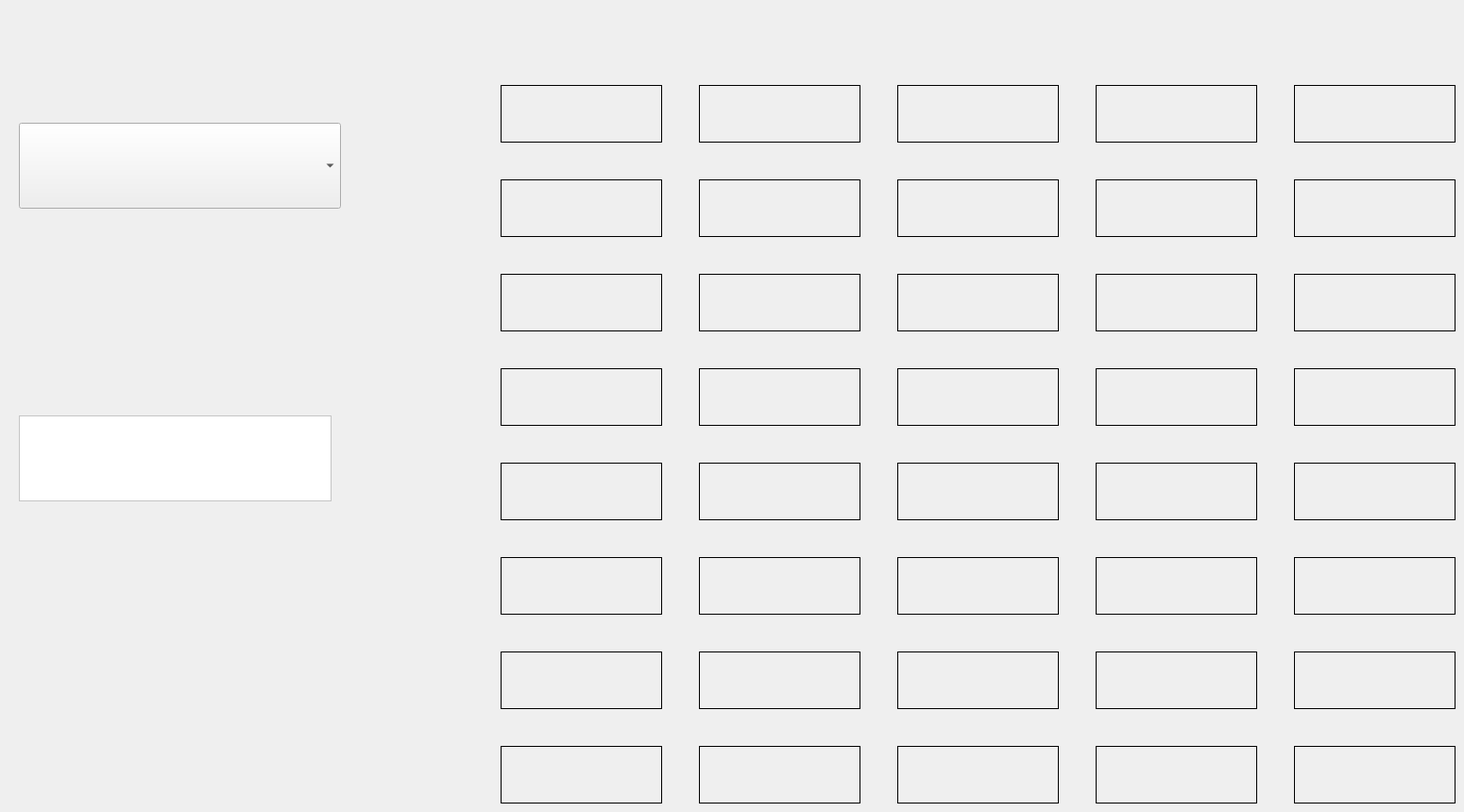
     <widget class="QWidget" name="language_tab">
      <attribute name="title">
       <string>Languages</string>
      </attribute>
      <widget class="QLabel" name="label_489">
       <property name="geometry">
        <rect>
         <x>530</x>
         <y>90</y>
         <width>171</width>
         <height>61</height>
        </rect>
       </property>
       <property name="frameShape">
        <enum>QFrame::Panel</enum>
       </property>
       <property name="text">
        <string/>
       </property>
       <property name="scaledContents">
        <bool>true</bool>
       </property>
      </widget>
      <widget class="QLabel" name="label_490">
       <property name="geometry">
        <rect>
         <x>530</x>
         <y>190</y>
         <width>171</width>
         <height>61</height>
        </rect>
       </property>
       <property name="frameShape">
        <enum>QFrame::Panel</enum>
       </property>
       <property name="text">
        <string/>
       </property>
       <property name="scaledContents">
        <bool>true</bool>
       </property>
      </widget>
      <widget class="QLabel" name="label_491">
       <property name="geometry">
        <rect>
         <x>530</x>
         <y>290</y>
         <width>171</width>
         <height>61</height>
        </rect>
       </property>
       <property name="frameShape">
        <enum>QFrame::Panel</enum>
       </property>
       <property name="text">
        <string/>
       </property>
       <property name="scaledContents">
        <bool>true</bool>
       </property>
      </widget>
      <widget class="QLabel" name="label_492">
       <property name="geometry">
        <rect>
         <x>530</x>
         <y>390</y>
         <width>171</width>
         <height>61</height>
        </rect>
       </property>
       <property name="frameShape">
        <enum>QFrame::Panel</enum>
       </property>
       <property name="text">
        <string/>
       </property>
       <property name="scaledContents">
        <bool>true</bool>
       </property>
      </widget>
      <widget class="QLabel" name="label_493">
       <property name="geometry">
        <rect>
         <x>740</x>
         <y>290</y>
         <width>171</width>
         <height>61</height>
        </rect>
       </property>
       <property name="frameShape">
        <enum>QFrame::Panel</enum>
       </property>
       <property name="text">
        <string/>
       </property>
       <property name="scaledContents">
        <bool>true</bool>
       </property>
      </widget>
      <widget class="QLabel" name="label_494">
       <property name="geometry">
        <rect>
         <x>740</x>
         <y>390</y>
         <width>171</width>
         <height>61</height>
        </rect>
       </property>
       <property name="frameShape">
        <enum>QFrame::Panel</enum>
       </property>
       <property name="text">
        <string/>
       </property>
       <property name="scaledContents">
        <bool>true</bool>
       </property>
      </widget>
      <widget class="QLabel" name="label_495">
       <property name="geometry">
        <rect>
         <x>740</x>
         <y>90</y>
         <width>171</width>
         <height>61</height>
        </rect>
       </property>
       <property name="frameShape">
        <enum>QFrame::Panel</enum>
       </property>
       <property name="text">
        <string/>
       </property>
       <property name="scaledContents">
        <bool>true</bool>
       </property>
      </widget>
      <widget class="QLabel" name="label_496">
       <property name="geometry">
        <rect>
         <x>740</x>
         <y>190</y>
         <width>171</width>
         <height>61</height>
        </rect>
       </property>
       <property name="frameShape">
        <enum>QFrame::Panel</enum>
       </property>
       <property name="text">
        <string/>
       </property>
       <property name="scaledContents">
        <bool>true</bool>
       </property>
      </widget>
      <widget class="QLabel" name="label_497">
       <property name="geometry">
        <rect>
         <x>1160</x>
         <y>390</y>
         <width>171</width>
         <height>61</height>
        </rect>
       </property>
       <property name="frameShape">
        <enum>QFrame::Panel</enum>
       </property>
       <property name="text">
        <string/>
       </property>
       <property name="scaledContents">
        <bool>true</bool>
       </property>
      </widget>
      <widget class="QLabel" name="label_498">
       <property name="geometry">
        <rect>
         <x>1160</x>
         <y>290</y>
         <width>171</width>
         <height>61</height>
        </rect>
       </property>
       <property name="frameShape">
        <enum>QFrame::Panel</enum>
       </property>
       <property name="text">
        <string/>
       </property>
       <property name="scaledContents">
        <bool>true</bool>
       </property>
      </widget>
      <widget class="QLabel" name="label_499">
       <property name="geometry">
        <rect>
         <x>950</x>
         <y>390</y>
         <width>171</width>
         <height>61</height>
        </rect>
       </property>
       <property name="frameShape">
        <enum>QFrame::Panel</enum>
       </property>
       <property name="text">
        <string/>
       </property>
       <property name="scaledContents">
        <bool>true</bool>
       </property>
      </widget>
      <widget class="QLabel" name="label_500">
       <property name="geometry">
        <rect>
         <x>1160</x>
         <y>190</y>
         <width>171</width>
         <height>61</height>
        </rect>
       </property>
       <property name="frameShape">
        <enum>QFrame::Panel</enum>
       </property>
       <property name="text">
        <string/>
       </property>
       <property name="scaledContents">
        <bool>true</bool>
       </property>
      </widget>
      <widget class="QLabel" name="label_501">
       <property name="geometry">
        <rect>
         <x>950</x>
         <y>90</y>
         <width>171</width>
         <height>61</height>
        </rect>
       </property>
       <property name="frameShape">
        <enum>QFrame::Panel</enum>
       </property>
       <property name="text">
        <string/>
       </property>
       <property name="scaledContents">
        <bool>true</bool>
       </property>
      </widget>
      <widget class="QLabel" name="label_502">
       <property name="geometry">
        <rect>
         <x>1160</x>
         <y>90</y>
         <width>171</width>
         <height>61</height>
        </rect>
       </property>
       <property name="frameShape">
        <enum>QFrame::Panel</enum>
       </property>
       <property name="text">
        <string/>
       </property>
       <property name="scaledContents">
        <bool>true</bool>
       </property>
      </widget>
      <widget class="QLabel" name="label_503">
       <property name="geometry">
        <rect>
         <x>950</x>
         <y>190</y>
         <width>171</width>
         <height>61</height>
        </rect>
       </property>
       <property name="frameShape">
        <enum>QFrame::Panel</enum>
       </property>
       <property name="text">
        <string/>
       </property>
       <property name="scaledContents">
        <bool>true</bool>
       </property>
      </widget>
      <widget class="QLabel" name="label_504">
       <property name="geometry">
        <rect>
         <x>950</x>
         <y>290</y>
         <width>171</width>
         <height>61</height>
        </rect>
       </property>
       <property name="frameShape">
        <enum>QFrame::Panel</enum>
       </property>
       <property name="text">
        <string/>
       </property>
       <property name="scaledContents">
        <bool>true</bool>
       </property>
      </widget>
      <widget class="QLabel" name="label_505">
       <property name="geometry">
        <rect>
         <x>1370</x>
         <y>390</y>
         <width>171</width>
         <height>61</height>
        </rect>
       </property>
       <property name="frameShape">
        <enum>QFrame::Panel</enum>
       </property>
       <property name="text">
        <string/>
       </property>
       <property name="scaledContents">
        <bool>true</bool>
       </property>
      </widget>
      <widget class="QLabel" name="label_506">
       <property name="geometry">
        <rect>
         <x>1370</x>
         <y>90</y>
         <width>171</width>
         <height>61</height>
        </rect>
       </property>
       <property name="frameShape">
        <enum>QFrame::Panel</enum>
       </property>
       <property name="text">
        <string/>
       </property>
       <property name="scaledContents">
        <bool>true</bool>
       </property>
      </widget>
      <widget class="QLabel" name="label_507">
       <property name="geometry">
        <rect>
         <x>1370</x>
         <y>190</y>
         <width>171</width>
         <height>61</height>
        </rect>
       </property>
       <property name="frameShape">
        <enum>QFrame::Panel</enum>
       </property>
       <property name="text">
        <string/>
       </property>
       <property name="scaledContents">
        <bool>true</bool>
       </property>
      </widget>
      <widget class="QLabel" name="label_508">
       <property name="geometry">
        <rect>
         <x>1370</x>
         <y>290</y>
         <width>171</width>
         <height>61</height>
        </rect>
       </property>
       <property name="frameShape">
        <enum>QFrame::Panel</enum>
       </property>
       <property name="text">
        <string/>
       </property>
       <property name="scaledContents">
        <bool>true</bool>
       </property>
      </widget>
      <widget class="QLabel" name="label_509">
       <property name="geometry">
        <rect>
         <x>740</x>
         <y>490</y>
         <width>171</width>
         <height>61</height>
        </rect>
       </property>
       <property name="frameShape">
        <enum>QFrame::Panel</enum>
       </property>
       <property name="text">
        <string/>
       </property>
       <property name="scaledContents">
        <bool>true</bool>
       </property>
      </widget>
      <widget class="QLabel" name="label_510">
       <property name="geometry">
        <rect>
         <x>1160</x>
         <y>490</y>
         <width>171</width>
         <height>61</height>
        </rect>
       </property>
       <property name="frameShape">
        <enum>QFrame::Panel</enum>
       </property>
       <property name="text">
        <string/>
       </property>
       <property name="scaledContents">
        <bool>true</bool>
       </property>
      </widget>
      <widget class="QLabel" name="label_511">
       <property name="geometry">
        <rect>
         <x>950</x>
         <y>790</y>
         <width>171</width>
         <height>61</height>
        </rect>
       </property>
       <property name="frameShape">
        <enum>QFrame::Panel</enum>
       </property>
       <property name="text">
        <string/>
       </property>
       <property name="scaledContents">
        <bool>true</bool>
       </property>
      </widget>
      <widget class="QLabel" name="label_512">
       <property name="geometry">
        <rect>
         <x>1370</x>
         <y>490</y>
         <width>171</width>
         <height>61</height>
        </rect>
       </property>
       <property name="frameShape">
        <enum>QFrame::Panel</enum>
       </property>
       <property name="text">
        <string/>
       </property>
       <property name="scaledContents">
        <bool>true</bool>
       </property>
      </widget>
      <widget class="QLabel" name="label_513">
       <property name="geometry">
        <rect>
         <x>950</x>
         <y>490</y>
         <width>171</width>
         <height>61</height>
        </rect>
       </property>
       <property name="frameShape">
        <enum>QFrame::Panel</enum>
       </property>
       <property name="text">
        <string/>
       </property>
       <property name="scaledContents">
        <bool>true</bool>
       </property>
      </widget>
      <widget class="QLabel" name="label_514">
       <property name="geometry">
        <rect>
         <x>1370</x>
         <y>790</y>
         <width>171</width>
         <height>61</height>
        </rect>
       </property>
       <property name="frameShape">
        <enum>QFrame::Panel</enum>
       </property>
       <property name="text">
        <string/>
       </property>
       <property name="scaledContents">
        <bool>true</bool>
       </property>
      </widget>
      <widget class="QLabel" name="label_515">
       <property name="geometry">
        <rect>
         <x>1160</x>
         <y>590</y>
         <width>171</width>
         <height>61</height>
        </rect>
       </property>
       <property name="frameShape">
        <enum>QFrame::Panel</enum>
       </property>
       <property name="text">
        <string/>
       </property>
       <property name="scaledContents">
        <bool>true</bool>
       </property>
      </widget>
      <widget class="QLabel" name="label_516">
       <property name="geometry">
        <rect>
         <x>740</x>
         <y>590</y>
         <width>171</width>
         <height>61</height>
        </rect>
       </property>
       <property name="frameShape">
        <enum>QFrame::Panel</enum>
       </property>
       <property name="text">
        <string/>
       </property>
       <property name="scaledContents">
        <bool>true</bool>
       </property>
      </widget>
      <widget class="QLabel" name="label_517">
       <property name="geometry">
        <rect>
         <x>950</x>
         <y>590</y>
         <width>171</width>
         <height>61</height>
        </rect>
       </property>
       <property name="frameShape">
        <enum>QFrame::Panel</enum>
       </property>
       <property name="text">
        <string/>
       </property>
       <property name="scaledContents">
        <bool>true</bool>
       </property>
      </widget>
      <widget class="QLabel" name="label_518">
       <property name="geometry">
        <rect>
         <x>530</x>
         <y>490</y>
         <width>171</width>
         <height>61</height>
        </rect>
       </property>
       <property name="frameShape">
        <enum>QFrame::Panel</enum>
       </property>
       <property name="text">
        <string/>
       </property>
       <property name="scaledContents">
        <bool>true</bool>
       </property>
      </widget>
      <widget class="QLabel" name="label_519">
       <property name="geometry">
        <rect>
         <x>1160</x>
         <y>690</y>
         <width>171</width>
         <height>61</height>
        </rect>
       </property>
       <property name="frameShape">
        <enum>QFrame::Panel</enum>
       </property>
       <property name="text">
        <string/>
       </property>
       <property name="scaledContents">
        <bool>true</bool>
       </property>
      </widget>
      <widget class="QLabel" name="label_520">
       <property name="geometry">
        <rect>
         <x>1370</x>
         <y>590</y>
         <width>171</width>
         <height>61</height>
        </rect>
       </property>
       <property name="frameShape">
        <enum>QFrame::Panel</enum>
       </property>
       <property name="text">
        <string/>
       </property>
       <property name="scaledContents">
        <bool>true</bool>
       </property>
      </widget>
      <widget class="QLabel" name="label_521">
       <property name="geometry">
        <rect>
         <x>1370</x>
         <y>690</y>
         <width>171</width>
         <height>61</height>
        </rect>
       </property>
       <property name="frameShape">
        <enum>QFrame::Panel</enum>
       </property>
       <property name="text">
        <string/>
       </property>
       <property name="scaledContents">
        <bool>true</bool>
       </property>
      </widget>
      <widget class="QLabel" name="label_522">
       <property name="geometry">
        <rect>
         <x>1160</x>
         <y>790</y>
         <width>171</width>
         <height>61</height>
        </rect>
       </property>
       <property name="frameShape">
        <enum>QFrame::Panel</enum>
       </property>
       <property name="text">
        <string/>
       </property>
       <property name="scaledContents">
        <bool>true</bool>
       </property>
      </widget>
      <widget class="QLabel" name="label_523">
       <property name="geometry">
        <rect>
         <x>530</x>
         <y>690</y>
         <width>171</width>
         <height>61</height>
        </rect>
       </property>
       <property name="frameShape">
        <enum>QFrame::Panel</enum>
       </property>
       <property name="text">
        <string/>
       </property>
       <property name="scaledContents">
        <bool>true</bool>
       </property>
      </widget>
      <widget class="QLabel" name="label_524">
       <property name="geometry">
        <rect>
         <x>530</x>
         <y>790</y>
         <width>171</width>
         <height>61</height>
        </rect>
       </property>
       <property name="frameShape">
        <enum>QFrame::Panel</enum>
       </property>
       <property name="text">
        <string/>
       </property>
       <property name="scaledContents">
        <bool>true</bool>
       </property>
      </widget>
      <widget class="QLabel" name="label_525">
       <property name="geometry">
        <rect>
         <x>740</x>
         <y>690</y>
         <width>171</width>
         <height>61</height>
        </rect>
       </property>
       <property name="frameShape">
        <enum>QFrame::Panel</enum>
       </property>
       <property name="text">
        <string/>
       </property>
       <property name="scaledContents">
        <bool>true</bool>
       </property>
      </widget>
      <widget class="QLabel" name="label_526">
       <property name="geometry">
        <rect>
         <x>740</x>
         <y>790</y>
         <width>171</width>
         <height>61</height>
        </rect>
       </property>
       <property name="frameShape">
        <enum>QFrame::Panel</enum>
       </property>
       <property name="text">
        <string/>
       </property>
       <property name="scaledContents">
        <bool>true</bool>
       </property>
      </widget>
      <widget class="QLabel" name="label_527">
       <property name="geometry">
        <rect>
         <x>950</x>
         <y>690</y>
         <width>171</width>
         <height>61</height>
        </rect>
       </property>
       <property name="frameShape">
        <enum>QFrame::Panel</enum>
       </property>
       <property name="text">
        <string/>
       </property>
       <property name="scaledContents">
        <bool>true</bool>
       </property>
      </widget>
      <widget class="QLabel" name="label_528">
       <property name="geometry">
        <rect>
         <x>530</x>
         <y>590</y>
         <width>171</width>
         <height>61</height>
        </rect>
       </property>
       <property name="frameShape">
        <enum>QFrame::Panel</enum>
       </property>
       <property name="text">
        <string/>
       </property>
       <property name="scaledContents">
        <bool>true</bool>
       </property>
      </widget>
      <widget class="QComboBox" name="comboBox">
       <property name="geometry">
        <rect>
         <x>20</x>
         <y>130</y>
         <width>341</width>
         <height>91</height>
        </rect>
       </property>
      </widget>
      <widget class="QTextEdit" name="textEdit">
       <property name="geometry">
        <rect>
         <x>20</x>
         <y>440</y>
         <width>331</width>
         <height>91</height>
        </rect>
       </property>
       <property name="styleSheet">
        <string notr="true">background-color: white;</string>
       </property>
      </widget>
     </widget>
